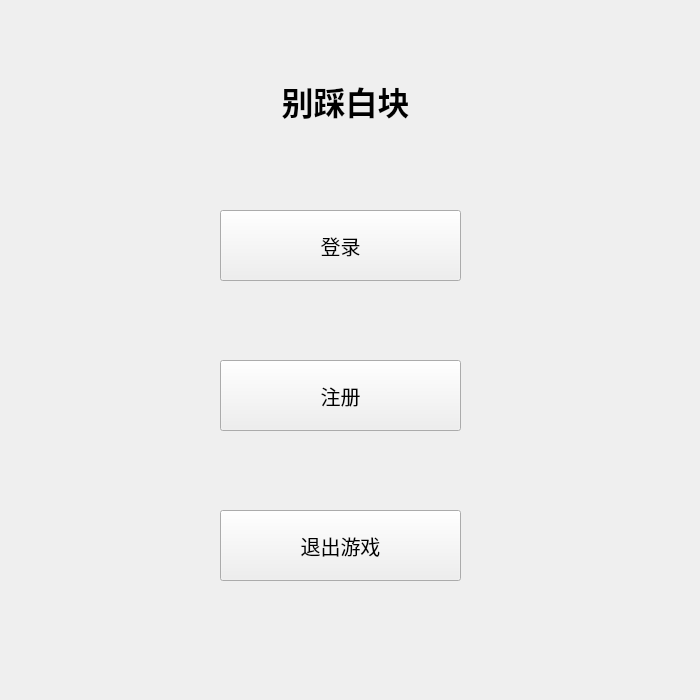
<?xml version="1.0" encoding="UTF-8"?>
<ui version="4.0">
 <class>Start</class>
 <widget class="QWidget" name="Start">
  <property name="geometry">
   <rect>
    <x>0</x>
    <y>0</y>
    <width>700</width>
    <height>700</height>
   </rect>
  </property>
  <property name="minimumSize">
   <size>
    <width>700</width>
    <height>700</height>
   </size>
  </property>
  <property name="maximumSize">
   <size>
    <width>700</width>
    <height>700</height>
   </size>
  </property>
  <property name="windowTitle">
   <string>别踩白块极速版</string>
  </property>
  <widget class="QPushButton" name="login">
   <property name="geometry">
    <rect>
     <x>220</x>
     <y>210</y>
     <width>241</width>
     <height>71</height>
    </rect>
   </property>
   <property name="font">
    <font>
     <pointsize>15</pointsize>
    </font>
   </property>
   <property name="text">
    <string>登录</string>
   </property>
  </widget>
  <widget class="QPushButton" name="exit">
   <property name="geometry">
    <rect>
     <x>220</x>
     <y>510</y>
     <width>241</width>
     <height>71</height>
    </rect>
   </property>
   <property name="font">
    <font>
     <pointsize>15</pointsize>
    </font>
   </property>
   <property name="text">
    <string>退出游戏</string>
   </property>
  </widget>
  <widget class="QPushButton" name="register_2">
   <property name="geometry">
    <rect>
     <x>220</x>
     <y>360</y>
     <width>241</width>
     <height>71</height>
    </rect>
   </property>
   <property name="font">
    <font>
     <pointsize>15</pointsize>
    </font>
   </property>
   <property name="text">
    <string>注册</string>
   </property>
  </widget>
  <widget class="QLabel" name="label">
   <property name="geometry">
    <rect>
     <x>10</x>
     <y>50</y>
     <width>671</width>
     <height>101</height>
    </rect>
   </property>
   <property name="font">
    <font>
     <family>宋体</family>
     <pointsize>24</pointsize>
     <weight>75</weight>
     <italic>false</italic>
     <bold>true</bold>
     <stylestrategy>PreferAntialias</stylestrategy>
     <kerning>true</kerning>
    </font>
   </property>
   <property name="text">
    <string>别踩白块</string>
   </property>
   <property name="alignment">
    <set>Qt::AlignCenter</set>
   </property>
  </widget>
 </widget>
 <resources/>
 <connections/>
</ui>
